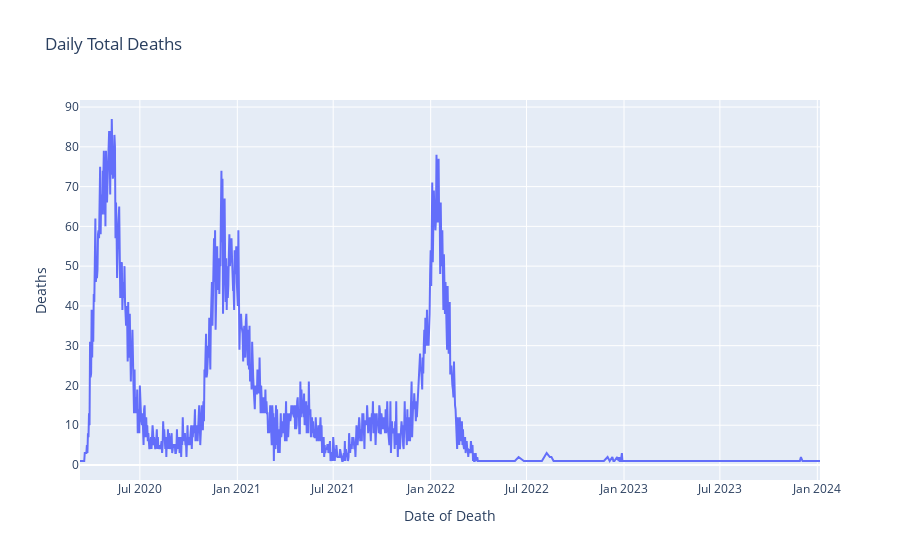

Notebook cell for this chart:
### Code cell
df_covid_trend_daily = df_covid.groupby(df_covid['DATE_OF_DEATH'])['CASE_NUMBER'].nunique().reset_index()

figure=px.line(df_covid_trend_daily,
               x='DATE_OF_DEATH',
               y='CASE_NUMBER',
               labels={'DATE_OF_DEATH': 'Date of Death', 'CASE_NUMBER': 'Deaths'},
               title="Daily Total Deaths")
figure.show()

### Figure 1 — Plotly figure (JSON) as saved in the notebook; plotly's stock layout.template omitted (floating-point values rounded to 4 significant figures; data arrays with more than 128 entries replaced by an {"elided": "..."} marker saying what was removed)
{"data": [{"hovertemplate": "Date of Death=%{x}<br>Deaths=%{y}<extra></extra>", "legendgroup": "", "line": {"color": "#636efa", "dash": "solid"}, "marker": {"symbol": "circle"}, "mode": "lines", "name": "", "orientation": "v", "showlegend": false, "type": "scatter", "x": {"elided": "843 str values"}, "xaxis": "x", "y": {"elided": "843 int values"}, "yaxis": "y"}], "layout": {"autosize": true, "legend": {"tracegroupgap": 0}, "title": {"text": "Daily Total Deaths"}, "xaxis": {"anchor": "y", "autorange": true, "domain": [0, 1], "range": ["2020-03-10", "2024-01-06"], "title": {"text": "Date of Death"}, "type": "date"}, "yaxis": {"anchor": "x", "autorange": true, "domain": [0, 1], "range": [-3.778, 91.78], "title": {"text": "Deaths"}, "type": "linear"}}}
